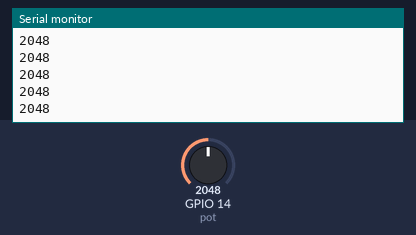
Recording of a sketch running on a simulated ESP32-S3. Shown: the last lines printed to the serial monitor. Inputs (shaded band) come from the test bench; at power-on: GPIO 14 (pot) = 2048.

Above: at 1.2 s.
1.3 s: GPIO 14 (pot) set to 2866
At 2.2 s:
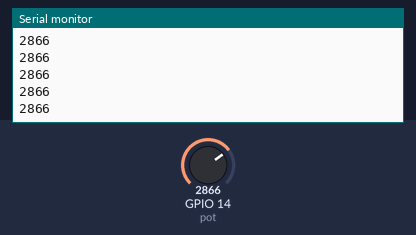
2.8 s: GPIO 14 (pot) set to 3603
At 3.4 s:
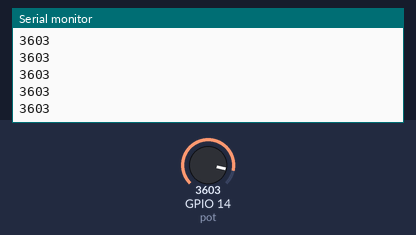
Timing chart, 0 to 5.8 s (numbered marks = the images above; inputs shaded):
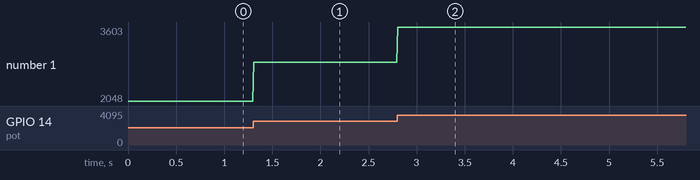

The sketch:

sketch.ino
```cpp
#define pot 14
int pot_value;
void setup() {
  // put your setup code here, to run once:
  Serial.begin(115200);
  pinMode(pot, INPUT);
}
int filterdata()
{
  int sum = 0;
  for(int i=0;i<5;i++)
  {
    sum += analogRead(14);

  }
  return sum/5;
}

void loop() {
  pot_value =  filterdata();
  Serial.println(pot_value);

  // put your main code here, to run repeatedly:
  delay(10); // this speeds up the simulation
}
```

Measured:
- after the input at 1.3 s, the serial monitor: prints a new line at once (image 1)
- after the input at 2.8 s, the serial monitor: prints a new line at once (image 2)
- plotted number 1: 2048 → 2866 after the input at 1.3 s, 2866 → 3603 after the input at 2.8 s
